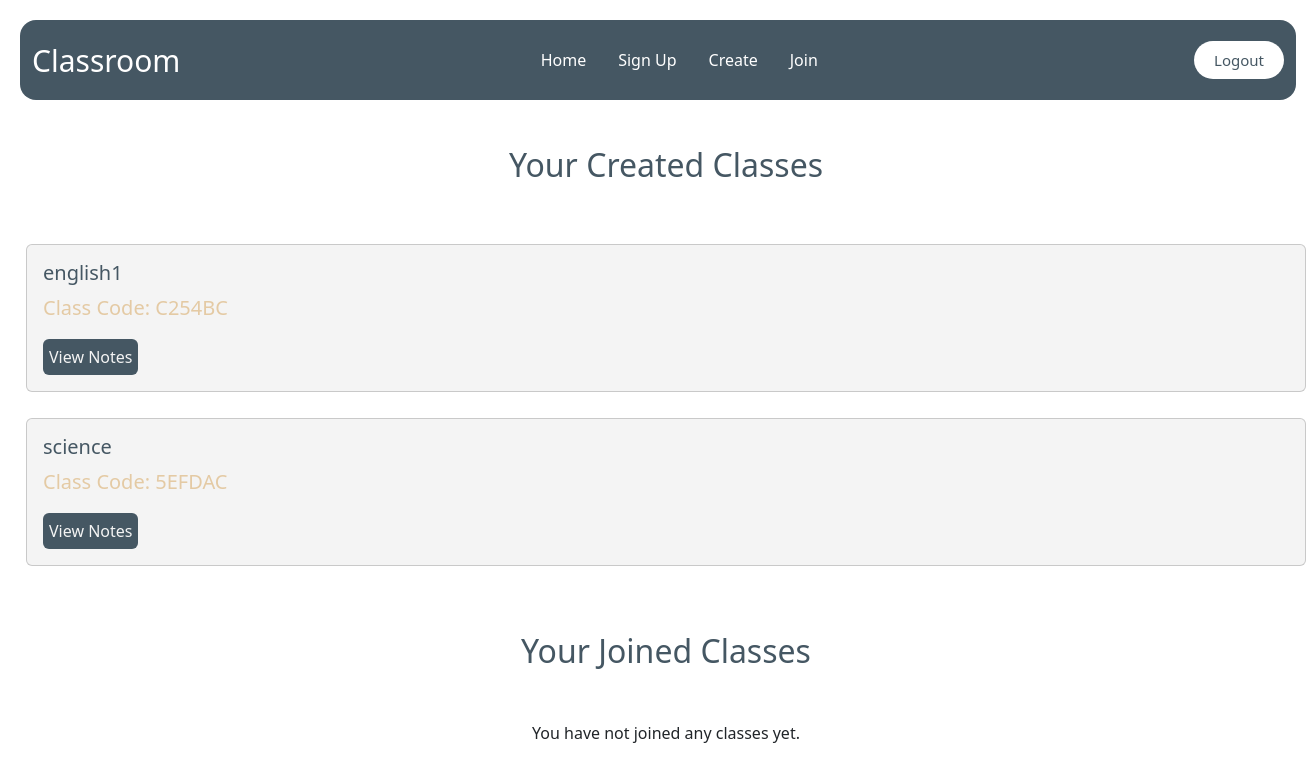
Page /dashboard.php (signed in) on the committed database.
### tables this page shows
CREATE TABLE `classes` (
  `c_id` int(11) NOT NULL,
  `className` varchar(255) NOT NULL,
  `classCode` varchar(10) NOT NULL,
  `created_by` int(11) NOT NULL
);

### dashboard.php (the view, shortened to what this page needs)
<?php
include 'server.php';
$user_id = $_SESSION['user_id'];
$query_created = "SELECT className, classCode FROM classes WHERE created_by = ?";
$stmt = $conn->prepare($query_created);
$stmt->bind_param("i", $user_id);
$stmt->execute();
$result_created = $stmt->get_result();
$query_joined = "SELECT c.className, c.classCode FROM class_members cm
                 JOIN classes c ON cm.class_id = c.c_id WHERE cm.user_id = ?";
$stmt = $conn->prepare($query_joined);
$stmt->bind_param("i", $user_id);
$stmt->execute();
$result_joined = $stmt->get_result();
?>
<!DOCTYPE html>
<html lang="en">
<head>
    <link href="https://cdn.jsdelivr.net/npm/bootstrap@5.3.3/dist/css/bootstrap.min.css" rel="stylesheet">
    <link rel="stylesheet" href="style1.css">
</head>
<body>
    <nav class="navbar navbar-expand-lg fixed-top">
        <div class="container-fluid">
            <a class="navbar-brand me-auto" href="dashboard.php">Classroom</a>
            <div class="offcanvas-body">
                <ul class="navbar-nav justify-content-center flex-grow-1 pe-3">
                    <li class="nav-item"><a class="nav-link mx-lg-2" href="dashboard.php">Home</a></li>
                    <li class="nav-item"><a class="nav-link mx-lg-2" href="signup.php">Sign Up</a></li>
                    <li class="nav-item"><a class="nav-link mx-lg-2" href="createClass.php">Create</a></li>
                    <li class="nav-item"><a class="nav-link mx-lg-2" href="joinClass.php">Join</a></li>
                </ul>
            </div>
            <a href="index.php" class="login-button">Logout</a>
        </div>
    </nav>
    <div class="container mt-5 pt-5">
        <h2>Your Created Classes</h2>
        <?php
        if ($result_created->num_rows > 0) {
            while ($row = $result_created->fetch_assoc()) {
                echo '<div class="card mb-3" style="width: 80rem;">';
                echo '<div class="card-body">';
                echo '<h5 class="card-title">' . htmlspecialchars($row['className']) . '</h5>';
                echo '<p class="card-text">Class Code: ' . htmlspecialchars($row['classCode']) . '</p>';
                echo '<a href="classPage.php?classCode=' . urlencode($row['classCode']) . '" class="btn btn-success">View Notes</a>';
                echo '</div></div>';
            }
        } else {
            echo '<p>No classes created yet.</p>';
        }
        ?>
        <h2>Your Joined Classes</h2>
        <?php
        if ($result_joined->num_rows > 0) {
            while ($row = $result_joined->fetch_assoc()) {
                echo '<div class="card mb-3" style="width: 80rem;">';
                echo '<div class="card-body">';
                echo '<h5 class="card-title">' . htmlspecialchars($row['className']) . '</h5>';
                echo '<a href="classPage.php?classCode=' . urlencode($row['classCode']) . '" class="btn btn-success">View Notes</a>';
                echo '</div></div>';
            }
        } else {
            echo '<p>You have not joined any classes yet.</p>';
        }
        ?>
    </div>
</body>
</html>

### style1.css (style rules this page uses)
.navbar-brand { font-weight: 500; color:white; font-size: 30px; }
.navbar { background-color: #455763; border-radius: 16px; height: 80px; margin: 20px; }
.login-button { background-color: white; color: #455763; font-size: 15px; padding: 8px 20px; border-radius: 50px; text-decoration: none; transition: 0.3s ease-in; }
.nav-link { color:white; font-weight: 500; }
h2 { margin: 50px; color:#455763; }
.container { display: flex; justify-content: center; align-items: center; flex-direction: column; margin: 0px 0px 10px 96px; }
.container .card { background-color: #f4f4f4; margin: 10px; }
.btn { background-color: #455763; color:#f4f4f4; padding: 6px; border: none; margin: auto; }
.card-title { color: #455763; }
.card p { font-size: 20px; color:#e4caa4; }

### rows in the picture
classes: className "english1", classCode "C254BC"
classes: className "science", classCode "5EFDAC"
